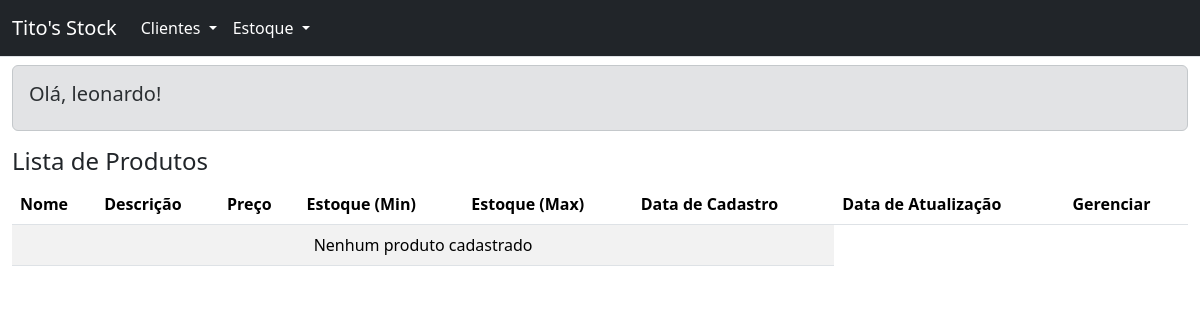
Before: /estoque/ (signed in) with the older database file.
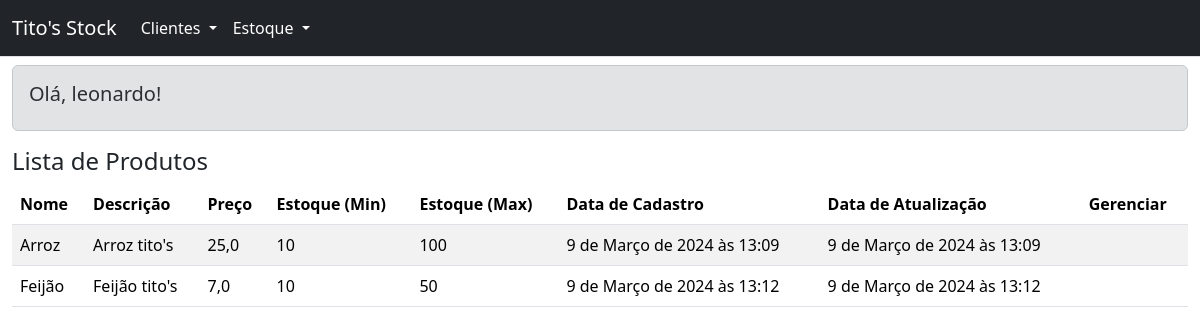
After: the same page with the newer database file.
### estoque/models.py (models this page shows)
class Estoque(models.Model):
    nome_produto = models.CharField(max_length=100)
    descricao = models.CharField(max_length=255)
    preco = models.FloatField()
    max_estoque = models.IntegerField()
    min_estoque = models.IntegerField()
    created_at = models.DateTimeField(default=datetime.now)
    updated_at = models.DateTimeField(default=datetime.now, blank=True)

### estoque/views.py (the view)
# urls.py: path('', views.indexEstoque, name='index_estoque'),
def indexEstoque(request):
    if request.user.is_authenticated:
        lista_estoque = Estoque.objects.all()
        return render(request, 'listaEstoque.html', {'lista': lista_estoque})
    else:
        return redirect('index_usuario')

### estoque/templates/listaEstoque.html
{% extends "master.html" %}
{% block content %}
    <h4>Lista de Produtos</h4>
    <table class="table table-striped">
        <thead>
            <tr>
                <th>Nome</th>
                <th>Descrição</th>
                <th>Preço</th>
                <th>Estoque (Min)</th>
                <th>Estoque (Max)</th>
                <th>Data de Cadastro</th>
                <th>Data de Atualização</th>
                <th>Gerenciar</th>
            </tr>
        </thead>
        <tbody>
            {% if lista %}
                {% for produto in lista %}
                    <tr>
                        <td>{{ produto.nome_produto }}</td>
                        <td>{{ produto.descricao }}</td>
                        <td>{{ produto.preco }}</td>
                        <td>{{ produto.min_estoque }}</td>
                        <td>{{ produto.max_estoque }}</td>
                        <td>{{ produto.created_at }}</td>
                        <td>{{ produto.updated_at }}</td>
                        <td></td>
                    </tr>
                {% endfor %}
            {% else %}
                <tr>
                    <td class="text-center" colspan="6">
                        Nenhum produto cadastrado
                    </td>
                </tr>
            {% endif %}
        </tbody>
    </table>
{% endblock  %}

Changed rows visible on the page:
added Estoque: nome_produto "Arroz", descricao "Arroz tito's", preco "25,0", min_estoque "10", max_estoque "100", created_at "9 de Março de 2024 às 13:09", updated_at "9 de Março de 2024 às 13:09"
added Estoque: nome_produto "Feijão", descricao "Feijão tito's", preco "7,0", min_estoque "10", max_estoque "50", created_at "9 de Março de 2024 às 13:12", updated_at "9 de Março de 2024 às 13:12"
Other visible differences:
text no longer shown: "Nenhum produto cadastrado"
